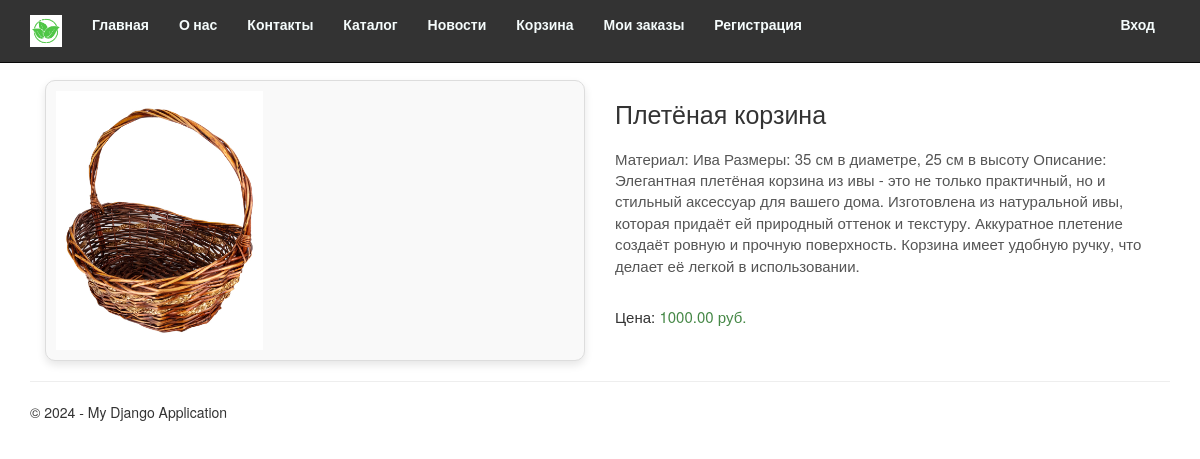
/product/1/, run on the app's committed database.
### app/models.py (models this page shows, shortened)
class Product(models.Model):
    name = models.CharField(max_length=100, verbose_name="Название товара")
    description = models.TextField(verbose_name="Описание товара")
    price = models.DecimalField(max_digits=10, decimal_places=2, verbose_name="Цена")
    image = models.FileField(default = 'temp.jmp', verbose_name = "Путь к картинке")
    category_id = models.ForeignKey(Category, on_delete=models.CASCADE, verbose_name="Категория")
    class Meta:
        verbose_name = "Товар"
        verbose_name_plural = "Товары"

### app/views.py (the view)
# urls.py: path('product/<int:product_id>/', views.product_detail, name='product_detail'),
def product_detail(request, product_id):
    product = get_object_or_404(Product, id=product_id)
    return render(
        request,
        'app/product_detail.html',
        {
            'product': product,
            'year': datetime.now().year,
        }
    )

### app/templates/app/product_detail.html (shortened to what this page needs)
{% extends "app/layout.html" %}
{% block content %}
<div class="container mt-5">
    <div class="row">
        <div class="col-md-6">
            <div class="product-image-container">
                <img src="{{ product.image.url }}" alt="{{ product.name }}" class="img-fluid rounded product-image" id="product-image">
            </div>
        </div>
        <div class="col-md-6">
            <h2 class="product-title">{{ product.name }}</h2>
            <p class="product-description">{{ product.description }}</p>
            <p class="product-price">Цена: <span class="text-success">{{ product.price }} руб.</span></p>
        </div>
    </div>
</div>
{% endblock %}

### app/static/app/content/site.css (style rules this page uses)
body { padding-top: 80px; padding-bottom: 20px; }
.product-image { max-width: 40%; height: auto; }
.product-image-container { border: 1px solid #ddd; padding: 10px; border-radius: 10px; background-color: #f9f9f9; box-shadow: 0 4px 8px rgba(0, 0, 0, 0.1); }
.product-title { font-size: 2.5rem; margin-bottom: 20px; }
.product-description { font-size: 1.5rem; color: #555; margin-bottom: 30px; }
.product-price { font-size: 1.5rem; margin-bottom: 20px; }
.product-image { max-width: 100px; height: auto; margin-right: 10px; vertical-align: middle; }
.product-image { max-width: 40%; height: auto; cursor: pointer; }

### data on the page
Product: image (picture), name "Плетёная корзина", description "Материал: Ива Размеры: 35 см в диаметре, 25 см в высоту Описание: Элегантная плетёная корзина из ивы - это не только практичный, но и стильный аксессуар для вашего дома. Изготовлена из натуральной ивы, которая придаёт ей природный оттенок и текстуру. Аккуратное плетение создаёт ровную и прочную поверхность. Корзина имеет удобную ручку, что делает её легкой в использовании.", price "1000.00"
